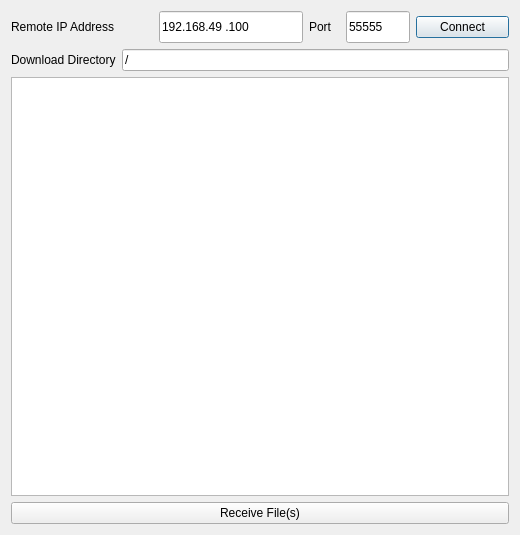
<?xml version="1.0" encoding="UTF-8"?>
<ui version="4.0">
 <class>Dialog</class>
 <widget class="QDialog" name="Dialog">
  <property name="geometry">
   <rect>
    <x>0</x>
    <y>0</y>
    <width>520</width>
    <height>535</height>
   </rect>
  </property>
  <property name="sizePolicy">
   <sizepolicy hsizetype="Fixed" vsizetype="Fixed">
    <horstretch>0</horstretch>
    <verstretch>0</verstretch>
   </sizepolicy>
  </property>
  <property name="minimumSize">
   <size>
    <width>520</width>
    <height>0</height>
   </size>
  </property>
  <property name="maximumSize">
   <size>
    <width>520</width>
    <height>16777215</height>
   </size>
  </property>
  <property name="windowTitle">
   <string>File Transfer (With Android)</string>
  </property>
  <layout class="QVBoxLayout" name="verticalLayout_2">
   <item>
    <layout class="QVBoxLayout" name="verticalLayout">
     <item>
      <layout class="QHBoxLayout" name="horizontalLayout_3">
       <item>
        <layout class="QHBoxLayout" name="horizontalLayout_2">
         <item>
          <widget class="QLabel" name="label">
           <property name="minimumSize">
            <size>
             <width>142</width>
             <height>0</height>
            </size>
           </property>
           <property name="maximumSize">
            <size>
             <width>142</width>
             <height>32</height>
            </size>
           </property>
           <property name="text">
            <string>Remote IP Address</string>
           </property>
          </widget>
         </item>
         <item>
          <widget class="QLineEdit" name="lineEdit">
           <property name="minimumSize">
            <size>
             <width>144</width>
             <height>32</height>
            </size>
           </property>
           <property name="maximumSize">
            <size>
             <width>144</width>
             <height>32</height>
            </size>
           </property>
           <property name="inputMask">
            <string>000.000.000.000</string>
           </property>
           <property name="text">
            <string>192.168.49.100</string>
           </property>
           <property name="echoMode">
            <enum>QLineEdit::Normal</enum>
           </property>
          </widget>
         </item>
        </layout>
       </item>
       <item>
        <layout class="QHBoxLayout" name="horizontalLayout">
         <item>
          <widget class="QLabel" name="label_2">
           <property name="minimumSize">
            <size>
             <width>31</width>
             <height>0</height>
            </size>
           </property>
           <property name="maximumSize">
            <size>
             <width>31</width>
             <height>32</height>
            </size>
           </property>
           <property name="text">
            <string>Port</string>
           </property>
          </widget>
         </item>
         <item>
          <widget class="QLineEdit" name="lineEdit_2">
           <property name="sizePolicy">
            <sizepolicy hsizetype="Fixed" vsizetype="Fixed">
             <horstretch>0</horstretch>
             <verstretch>0</verstretch>
            </sizepolicy>
           </property>
           <property name="minimumSize">
            <size>
             <width>64</width>
             <height>32</height>
            </size>
           </property>
           <property name="maximumSize">
            <size>
             <width>64</width>
             <height>32</height>
            </size>
           </property>
           <property name="inputMask">
            <string>00000</string>
           </property>
           <property name="text">
            <string>55555</string>
           </property>
          </widget>
         </item>
        </layout>
       </item>
       <item>
        <widget class="QPushButton" name="connectButton">
         <property name="text">
          <string>Connect</string>
         </property>
        </widget>
       </item>
      </layout>
     </item>
     <item>
      <layout class="QHBoxLayout" name="horizontalLayout_4">
       <item>
        <widget class="QLabel" name="label_3">
         <property name="text">
          <string>Download Directory</string>
         </property>
        </widget>
       </item>
       <item>
        <widget class="QLineEdit" name="lineEdit_3">
         <property name="text">
          <string>/</string>
         </property>
        </widget>
       </item>
      </layout>
     </item>
     <item>
      <widget class="QListView" name="listView"/>
     </item>
     <item>
      <widget class="QPushButton" name="receiveButton">
       <property name="text">
        <string>Receive File(s)</string>
       </property>
      </widget>
     </item>
    </layout>
   </item>
  </layout>
  <zorder>lineEdit</zorder>
  <zorder>label</zorder>
  <zorder>label_2</zorder>
  <zorder>lineEdit_2</zorder>
  <zorder>connectButton</zorder>
  <zorder>lineEdit</zorder>
  <zorder>label_3</zorder>
  <zorder>lineEdit_3</zorder>
  <zorder>listView</zorder>
  <zorder>receiveButton</zorder>
  <zorder>horizontalSpacer</zorder>
 </widget>
 <layoutdefault spacing="6" margin="11"/>
 <resources/>
 <connections/>
</ui>
